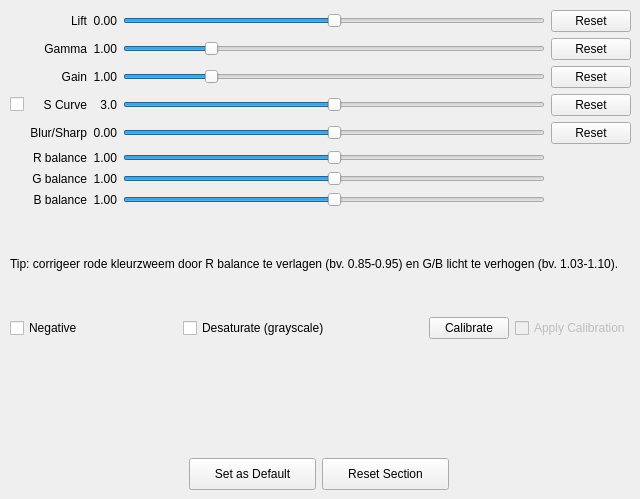
     <widget class="QWidget" name="tab_2">
      <attribute name="title">
       <string>Image Processing</string>
      </attribute>
      <widget class="QWidget" name="gridLayoutWidget_2">
       <property name="geometry">
        <rect>
         <x>10</x>
         <y>10</y>
         <width>621</width>
         <height>305</height>
        </rect>
       </property>
       <layout class="QGridLayout" name="gridLayout">
        <property name="sizeConstraint">
         <enum>QLayout::SetMinimumSize</enum>
        </property>
        <item row="1" column="3">
         <widget class="QSlider" name="liftSlider">
          <property name="sizePolicy">
           <sizepolicy hsizetype="Expanding" vsizetype="Fixed">
            <horstretch>0</horstretch>
            <verstretch>0</verstretch>
           </sizepolicy>
          </property>
          <property name="minimum">
           <number>-100</number>
          </property>
          <property name="maximum">
           <number>100</number>
          </property>
          <property name="orientation">
           <enum>Qt::Horizontal</enum>
          </property>
         </widget>
        </item>
        <item row="2" column="2">
         <widget class="QLabel" name="gammaLabel">
          <property name="sizePolicy">
           <sizepolicy hsizetype="Preferred" vsizetype="Preferred">
            <horstretch>0</horstretch>
            <verstretch>0</verstretch>
           </sizepolicy>
          </property>
          <property name="text">
           <string>1.00</string>
          </property>
          <property name="textFormat">
           <enum>Qt::PlainText</enum>
          </property>
          <property name="alignment">
           <set>Qt::AlignRight|Qt::AlignTrailing|Qt::AlignVCenter</set>
          </property>
         </widget>
        </item>
        <item row="2" column="1">
         <widget class="QLabel" name="framenum_Label_6">
          <property name="sizePolicy">
           <sizepolicy hsizetype="Preferred" vsizetype="Preferred">
            <horstretch>0</horstretch>
            <verstretch>0</verstretch>
           </sizepolicy>
          </property>
          <property name="text">
           <string>Gamma</string>
          </property>
          <property name="textFormat">
           <enum>Qt::PlainText</enum>
          </property>
          <property name="alignment">
           <set>Qt::AlignRight|Qt::AlignTrailing|Qt::AlignVCenter</set>
          </property>
         </widget>
        </item>
        <item row="5" column="1">
         <widget class="QLabel" name="framenum_Label_10">
          <property name="sizePolicy">
           <sizepolicy hsizetype="Preferred" vsizetype="Preferred">
            <horstretch>0</horstretch>
            <verstretch>0</verstretch>
           </sizepolicy>
          </property>
          <property name="text">
           <string>Blur/Sharp</string>
          </property>
          <property name="textFormat">
           <enum>Qt::PlainText</enum>
          </property>
          <property name="alignment">
           <set>Qt::AlignRight|Qt::AlignTrailing|Qt::AlignVCenter</set>
          </property>
         </widget>
        </item>
        <item row="5" column="4">
         <widget class="QPushButton" name="blur_resetButton">
          <property name="text">
           <string>Reset</string>
          </property>
         </widget>
        </item>
        <item row="3" column="2">
         <widget class="QLabel" name="gainLabel">
          <property name="sizePolicy">
           <sizepolicy hsizetype="Preferred" vsizetype="Preferred">
            <horstretch>0</horstretch>
            <verstretch>0</verstretch>
           </sizepolicy>
          </property>
          <property name="text">
           <string>1.00</string>
          </property>
          <property name="textFormat">
           <enum>Qt::PlainText</enum>
          </property>
          <property name="alignment">
           <set>Qt::AlignRight|Qt::AlignTrailing|Qt::AlignVCenter</set>
          </property>
         </widget>
        </item>
        <item row="4" column="1">
         <widget class="QLabel" name="framenum_Label_9">
          <property name="sizePolicy">
           <sizepolicy hsizetype="Preferred" vsizetype="Preferred">
            <horstretch>0</horstretch>
            <verstretch>0</verstretch>
           </sizepolicy>
          </property>
          <property name="text">
           <string>S Curve</string>
          </property>
          <property name="textFormat">
           <enum>Qt::PlainText</enum>
          </property>
          <property name="alignment">
           <set>Qt::AlignRight|Qt::AlignTrailing|Qt::AlignVCenter</set>
          </property>
         </widget>
        </item>
        <item row="2" column="3">
         <widget class="QSlider" name="gammaSlider">
          <property name="sizePolicy">
           <sizepolicy hsizetype="Expanding" vsizetype="Fixed">
            <horstretch>0</horstretch>
            <verstretch>0</verstretch>
           </sizepolicy>
          </property>
          <property name="maximum">
           <number>500</number>
          </property>
          <property name="value">
           <number>100</number>
          </property>
          <property name="orientation">
           <enum>Qt::Horizontal</enum>
          </property>
         </widget>
        </item>
        <item row="3" column="4">
         <widget class="QPushButton" name="gain_resetButton">
          <property name="text">
           <string>Reset</string>
          </property>
         </widget>
        </item>
        <item row="1" column="1">
         <widget class="QLabel" name="framenum_Label_5">
          <property name="sizePolicy">
           <sizepolicy hsizetype="Preferred" vsizetype="Preferred">
            <horstretch>0</horstretch>
            <verstretch>0</verstretch>
           </sizepolicy>
          </property>
          <property name="text">
           <string>Lift</string>
          </property>
          <property name="textFormat">
           <enum>Qt::PlainText</enum>
          </property>
          <property name="alignment">
           <set>Qt::AlignRight|Qt::AlignTrailing|Qt::AlignVCenter</set>
          </property>
         </widget>
        </item>
        <item row="4" column="4">
         <widget class="QPushButton" name="thresh_resetButton">
          <property name="text">
           <string>Reset</string>
          </property>
         </widget>
        </item>
        <item row="3" column="1">
         <widget class="QLabel" name="framenum_Label_7">
          <property name="sizePolicy">
           <sizepolicy hsizetype="Preferred" vsizetype="Preferred">
            <horstretch>0</horstretch>
            <verstretch>0</verstretch>
           </sizepolicy>
          </property>
          <property name="text">
           <string>Gain</string>
          </property>
          <property name="textFormat">
           <enum>Qt::PlainText</enum>
          </property>
          <property name="alignment">
           <set>Qt::AlignRight|Qt::AlignTrailing|Qt::AlignVCenter</set>
          </property>
         </widget>
        </item>
        <item row="5" column="2">
         <widget class="QLabel" name="blurLabel">
          <property name="sizePolicy">
           <sizepolicy hsizetype="Preferred" vsizetype="Preferred">
            <horstretch>0</horstretch>
            <verstretch>0</verstretch>
           </sizepolicy>
          </property>
          <property name="text">
           <string>0.00</string>
          </property>
          <property name="textFormat">
           <enum>Qt::PlainText</enum>
          </property>
          <property name="alignment">
           <set>Qt::AlignRight|Qt::AlignTrailing|Qt::AlignVCenter</set>
          </property>
         </widget>
        </item>
        <item row="5" column="3">
         <widget class="QSlider" name="blurSlider">
          <property name="sizePolicy">
           <sizepolicy hsizetype="Expanding" vsizetype="Fixed">
            <horstretch>0</horstretch>
            <verstretch>0</verstretch>
           </sizepolicy>
          </property>
          <property name="minimum">
           <number>-100</number>
          </property>
          <property name="maximum">
           <number>100</number>
          </property>
          <property name="orientation">
           <enum>Qt::Horizontal</enum>
          </property>
         </widget>
        </item>
        <item row="1" column="4">
         <widget class="QPushButton" name="lift_resetButton">
          <property name="text">
           <string>Reset</string>
          </property>
         </widget>
        </item>
        <item row="1" column="2">
         <widget class="QLabel" name="liftLabel">
          <property name="sizePolicy">
           <sizepolicy hsizetype="Preferred" vsizetype="Preferred">
            <horstretch>0</horstretch>
            <verstretch>0</verstretch>
           </sizepolicy>
          </property>
          <property name="text">
           <string>0.00</string>
          </property>
          <property name="textFormat">
           <enum>Qt::PlainText</enum>
          </property>
          <property name="alignment">
           <set>Qt::AlignRight|Qt::AlignTrailing|Qt::AlignVCenter</set>
          </property>
         </widget>
        </item>
        <item row="4" column="3">
         <widget class="QSlider" name="thresholdSlider">
          <property name="sizePolicy">
           <sizepolicy hsizetype="Expanding" vsizetype="Fixed">
            <horstretch>0</horstretch>
            <verstretch>0</verstretch>
           </sizepolicy>
          </property>
          <property name="minimum">
           <number>0</number>
          </property>
          <property name="maximum">
           <number>600</number>
          </property>
          <property name="pageStep">
           <number>10</number>
          </property>
          <property name="value">
           <number>300</number>
          </property>
          <property name="orientation">
           <enum>Qt::Horizontal</enum>
          </property>
         </widget>
        </item>
        <item row="3" column="3">
         <widget class="QSlider" name="gainSlider">
          <property name="sizePolicy">
           <sizepolicy hsizetype="Expanding" vsizetype="Fixed">
            <horstretch>0</horstretch>
            <verstretch>0</verstretch>
           </sizepolicy>
          </property>
          <property name="maximum">
           <number>500</number>
          </property>
          <property name="value">
           <number>100</number>
          </property>
          <property name="orientation">
           <enum>Qt::Horizontal</enum>
          </property>
         </widget>
        </item>
        <item row="2" column="4">
         <widget class="QPushButton" name="gamma_resetButton">
          <property name="text">
           <string>Reset</string>
          </property>
         </widget>
        </item>
        <item row="4" column="2">
         <widget class="QLabel" name="threshLabel">
          <property name="sizePolicy">
           <sizepolicy hsizetype="Preferred" vsizetype="Preferred">
            <horstretch>0</horstretch>
            <verstretch>0</verstretch>
           </sizepolicy>
          </property>
          <property name="text">
           <string>3.0</string>
          </property>
          <property name="textFormat">
           <enum>Qt::PlainText</enum>
          </property>
          <property name="alignment">
           <set>Qt::AlignRight|Qt::AlignTrailing|Qt::AlignVCenter</set>
          </property>
         </widget>
        </item>
        <item row="4" column="0">
         <widget class="QCheckBox" name="threshBox">
          <property name="text">
           <string/>
          </property>
         </widget>
        </item>
        <item row="6" column="1">
         <widget class="QLabel" name="redBalanceTextLabel">
          <property name="text">
           <string>R balance</string>
          </property>
          <property name="alignment">
           <set>Qt::AlignRight|Qt::AlignTrailing|Qt::AlignVCenter</set>
          </property>
         </widget>
        </item>
        <item row="6" column="2">
         <widget class="QLabel" name="redBalanceLabel">
          <property name="text">
           <string>1.00</string>
          </property>
          <property name="alignment">
           <set>Qt::AlignRight|Qt::AlignTrailing|Qt::AlignVCenter</set>
          </property>
         </widget>
        </item>
        <item row="6" column="3">
         <widget class="QSlider" name="redBalanceSlider">
          <property name="minimum">
           <number>0</number>
          </property>
          <property name="maximum">
           <number>200</number>
          </property>
          <property name="value">
           <number>100</number>
          </property>
          <property name="orientation">
           <enum>Qt::Horizontal</enum>
          </property>
         </widget>
        </item>
        <item row="7" column="1">
         <widget class="QLabel" name="greenBalanceTextLabel">
          <property name="text">
           <string>G balance</string>
          </property>
          <property name="alignment">
           <set>Qt::AlignRight|Qt::AlignTrailing|Qt::AlignVCenter</set>
          </property>
         </widget>
        </item>
        <item row="7" column="2">
         <widget class="QLabel" name="greenBalanceLabel">
          <property name="text">
           <string>1.00</string>
          </property>
          <property name="alignment">
           <set>Qt::AlignRight|Qt::AlignTrailing|Qt::AlignVCenter</set>
          </property>
         </widget>
        </item>
        <item row="7" column="3">
         <widget class="QSlider" name="greenBalanceSlider">
          <property name="minimum">
           <number>0</number>
          </property>
          <property name="maximum">
           <number>200</number>
          </property>
          <property name="value">
           <number>100</number>
          </property>
          <property name="orientation">
           <enum>Qt::Horizontal</enum>
          </property>
         </widget>
        </item>
        <item row="8" column="1">
         <widget class="QLabel" name="blueBalanceTextLabel">
          <property name="text">
           <string>B balance</string>
          </property>
          <property name="alignment">
           <set>Qt::AlignRight|Qt::AlignTrailing|Qt::AlignVCenter</set>
          </property>
         </widget>
        </item>
        <item row="8" column="2">
         <widget class="QLabel" name="blueBalanceLabel">
          <property name="text">
           <string>1.00</string>
          </property>
          <property name="alignment">
           <set>Qt::AlignRight|Qt::AlignTrailing|Qt::AlignVCenter</set>
          </property>
         </widget>
        </item>
        <item row="8" column="3">
         <widget class="QSlider" name="blueBalanceSlider">
          <property name="minimum">
           <number>0</number>
          </property>
          <property name="maximum">
           <number>200</number>
          </property>
          <property name="value">
           <number>100</number>
          </property>
          <property name="orientation">
           <enum>Qt::Horizontal</enum>
          </property>
         </widget>
        </item>
        <item row="9" column="0" colspan="5">
         <widget class="QLabel" name="colorBalanceTipLabel">
          <property name="text">
           <string>Tip: corrigeer rode kleurzweem door R balance te verlagen (bv. 0.85-0.95) en G/B licht te verhogen (bv. 1.03-1.10).</string>
          </property>
          <property name="wordWrap">
           <bool>true</bool>
          </property>
         </widget>
        </item>
       </layout>
      </widget>
      <widget class="QWidget" name="horizontalLayoutWidget">
       <property name="geometry">
        <rect>
         <x>10</x>
         <y>312</y>
         <width>621</width>
         <height>32</height>
        </rect>
       </property>
       <layout class="QHBoxLayout" name="horizontalLayout">
        <item>
         <widget class="QCheckBox" name="negBox">
          <property name="text">
           <string>Negative</string>
          </property>
         </widget>
        </item>
        <item>
         <spacer name="horizontalSpacer_7">
          <property name="orientation">
           <enum>Qt::Horizontal</enum>
          </property>
          <property name="sizeHint" stdset="0">
           <size>
            <width>40</width>
            <height>20</height>
           </size>
          </property>
         </spacer>
        </item>
        <item>
         <widget class="QCheckBox" name="desatBox">
          <property name="text">
           <string>Desaturate (grayscale)</string>
          </property>
         </widget>
        </item>
        <item>
         <spacer name="horizontalSpacer_6">
          <property name="orientation">
           <enum>Qt::Horizontal</enum>
          </property>
          <property name="sizeHint" stdset="0">
           <size>
            <width>40</width>
            <height>20</height>
           </size>
          </property>
         </spacer>
        </item>
        <item>
         <widget class="QPushButton" name="CalBtn">
          <property name="text">
           <string>Calibrate</string>
          </property>
         </widget>
        </item>
        <item>
         <widget class="QCheckBox" name="CalEnableCB">
          <property name="enabled">
           <bool>false</bool>
          </property>
          <property name="text">
           <string>Apply Calibration</string>
          </property>
          <property name="checked">
           <bool>false</bool>
          </property>
         </widget>
        </item>
       </layout>
      </widget>
      <widget class="QPushButton" name="imageDefaultsButton">
       <property name="geometry">
        <rect>
         <x>189</x>
         <y>458</y>
         <width>127</width>
         <height>32</height>
        </rect>
       </property>
       <property name="text">
        <string>Set as Default</string>
       </property>
      </widget>
      <widget class="QPushButton" name="imageResetButton">
       <property name="geometry">
        <rect>
         <x>322</x>
         <y>458</y>
         <width>127</width>
         <height>32</height>
        </rect>
       </property>
       <property name="text">
        <string>Reset Section</string>
       </property>
      </widget>
     </widget>
